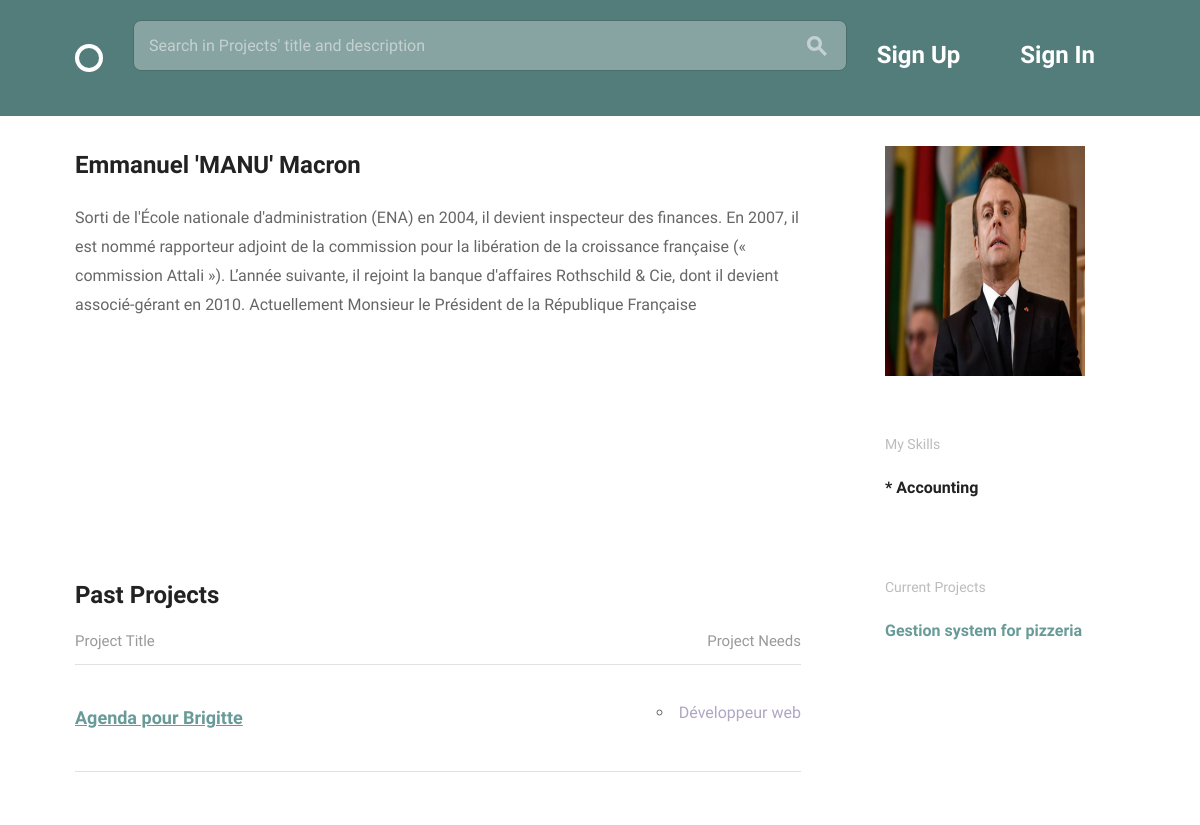
Page /teams/creator_profile/4/ on the committed database.
### teams/models.py (models this page shows, shortened)
class Profile(models.Model):
    user = models.OneToOneField(User, on_delete=models.CASCADE, unique=True)
    fullname = models.CharField(max_length=200, null=True)
    bio = models.TextField(max_length=700, blank=True)
    avatar = models.ImageField(upload_to='images/', null=True, blank=True)
    skills = models.ManyToManyField('Skill', blank=True)

class Skill(models.Model):
    skill_name = models.CharField(max_length=20, blank=False)
    def __str__(self):
        return self.skill_name

class Project(models.Model):
    creator = models.ForeignKey('Profile', on_delete=models.CASCADE)
    title = models.CharField(max_length=150, null=False, unique=True)
    description = models.TextField(max_length=700, blank=True)
    timeline = models.CharField(max_length=25, null=False)
    requirements = models.TextField(max_length=300, null=False)
    finished = models.BooleanField(default=False)

class Position(models.Model):
    name = models.CharField(max_length=150, blank=False)
    description = models.CharField(max_length=400, blank=False)
    related_skill = models.ForeignKey('Skill', on_delete=models.CASCADE)
    available = models.BooleanField(default=True)
    project = models.ForeignKey('Project', on_delete=models.CASCADE)

### teams/views.py (the view)
# urls.py: url(r'^creator_profile/(?P<pk>\d+)/$', views.creator_profile,
def creator_profile(request, pk):
    profile = get_object_or_404(models.Profile, pk=pk)
    positions = models.Position.objects.filter(
        project_id__creator=profile.id).order_by('name')
    old_projects = models.Project.objects.only(
        'creator', 'finished').filter(
        creator=profile.id, finished=True).order_by('title')
    current_projects = models.Project.objects.only(
        'creator', 'finished').filter(
        creator=profile.id, finished=False).order_by('title')
    return render(request, 'profile.html', {
        'profile': profile, 'old_projects': old_projects,
        'positions': positions, 'current_projects': current_projects}
    )

### teams/templates/profile.html (shortened to what this page needs)
{% extends "layout.html" %}
{% load static %}
{% block content %}
<div class="bounds circle--page">
  <div class="grid-70">
    <h2>{{ profile.fullname }}</h2>
    <div class="circle--article--body">
      <p>{{ profile.bio }}</p>
    </div>
  </div>
  <div class="grid-25 grid-push-5">
    <div class="circle--secondary--module">
      {% if profile.avatar != '' %}
        <img  src="{{ profile.avatar.url }}" width="200" height="230">
      {% else %}
        <p>Upload profile pic</p>
      {% endif %}
    </div>
    <div class="circle--secondary--module">
      <h2>My Skills</h2>
        <ul class="unloaded">
            {% for skill in profile.skills.all|dictsort:"skill_name" %}
            <li><h4>* {{ skill }}</h4></li>
            {% endfor %}
        </ul>
    </div>
  </div>
  <div class="grid-70">
    <h2>Past Projects</h2>
    <table class="circle--table u-full-width">
      <thead>
        <tr>
          <th>Project Title</th>
          <th class="circle--cell--right align-right">Project Needs</th>
        </tr>
      </thead>
      <tbody>
        {% for project in old_projects %}
        <tr>
          <td class="clickable-row">
            <a href="{% url 'teams:project_details' pk=project.id %}">
            <h3>{{ project.title }}</h3>
            </a>
          </td>
          <td class="circle--cell--right align-right">
            {% for position in positions %}
              <ul>
              {% if position.project_id == project.id %}
                <li><span class="secondary-label">{{ position.name }}</span></li>
              </ul>
              {% endif %}
            {% endfor %}
          </td>
        </tr>
        {% endfor %}
      </tbody>
    </table>
  </div>
  <div class="grid-25 grid-push-5">
    <div class="circle--secondary--module">
      <h4>Current Projects</h4>
        <ul class="circle--link--list">
          {% for proj in current_projects %}
          <li><b>
            <a href="{% url 'teams:project_details' pk=proj.id %}">
            {{ proj.title }}
            </a></b>
          </li>
          {% endfor %}
        </ul>
    </div>
  </div>
</div>
{% endblock %}

### assets/css/global.css (style rules this page uses)
html { font-family: sans-serif; -ms-text-size-adjust: 100%; -webkit-text-size-adjust: 100%; }
body { margin: 0; }
a { background-color: transparent; }
b, strong { font-weight: bold; }
img { border: 0; }
table { border-collapse: collapse; border-spacing: 0; }
td, th { padding: 0; }
html { font-size: 62.5%; }
body { font-size: 1.5em; line-height: 1.6; font-weight: 400; font-family: "Cousine"; color: #666; }
.bounds { max-width: 1080px; margin: 0 auto; }
.grid, .grid-5, .grid-10, .grid-15, .grid-20, .grid-25, .grid-30, .grid-33, .grid-35, .grid-40, .grid-45, .grid-50, .grid-55, .grid-60, .grid-65, .grid-66, .grid-70, .grid-75, .grid-80, .grid-90, .grid-95, .grid-100 { float: left; box-sizing: border-box; position: relative; }
.grid-push-5 { left: 5%; }
.grid-25 { width: 25%; padding: 0 15px; }
.grid-70 { width: 70%; padding: 0 15px; }
h1, h2, h3, h4, h5, h6 { margin-top: 0; margin-bottom: 2rem; font-weight: bold; font-family: "Work Sans", sans-serif; color: #222; }
h2 { font-size: 2.4rem; }
h3 { font-size: 1.8rem; }
h4 { font-size: 1.6rem; }
@media (min-width: 550px) { h2 { font-size: 2.4rem; } }
@media (min-width: 550px) { h3 { font-size: 1.8rem; } }
@media (min-width: 550px) { h4 { font-size: 1.6rem; } }
p { margin-top: 0; font-size: 1.6rem; }
a { color: #689b98; -webkit-transition: color 0.2s; -moz-transition: color 0.2s; -ms-transition: color 0.2s; -o-transition: color 0.2s; transition: color 0.2s; }
ul { list-style: circle inside; }
ul { padding-left: 0; margin-top: 0; }
ul ul, ul ol { margin: 1.5rem 0 1.5rem 3rem; font-size: 90%; }
li { margin-bottom: 1rem; font-size: 1.6rem; }
th, td { padding: 15px; text-align: left; border-bottom: 1px solid #e1e1e1; }
th:first-child, td:first-child { padding-left: 0; }
th:last-child, td:last-child { padding-right: 0; }
th { color: #999; font-weight: normal; }
pre, blockquote, dl, figure, table, p, ul, ol, form { margin-bottom: 2.5rem; }
.unloaded { list-style: none; }
.align-right { text-align: right; }
.secondary-label { color: #b1a5c4; }
.circle--link--list { list-style-type: none; }
.circle--link--list a { text-decoration: none; }
.circle--table { width: 100%; }
.circle--table h1, .circle--table h2, .circle--table h3, .circle--table h4, .circle--table h5, .circle--table h6 { margin: 0; }
.circle--table th, .circle--table td { line-height: 1; }
.circle--table th { padding: 0 0 15px 0; }
.circle--table td { padding: 25px 0; }
.clickable-row h3 { color: #689b98; }
.circle--secondary--module { margin-bottom: 50px; }
.circle--secondary--module:before, .circle--secondary--module:after { content: " "; display: table; }
.circle--secondary--module:after { clear: both; }
.circle--secondary--module > h1, .circle--secondary--module > h2, .circle--secondary--module > h3, .circle--secondary--module > h4, .circle--secondary--module > h5, .circle--secondary--module > h6 { font-family: "Cousine"; color: rgba(34, 34, 34, 0.3); font-size: 1.4rem; font-weight: normal; }
.circle--page { margin-bottom: 100px; }
.circle--page:before, .circle--page:after { content: " "; display: table; }
.circle--page:after { clear: both; }
.circle--article--body { line-height: 1.8; margin-bottom: 50px; }

### rows in the picture
Profile: fullname "Emmanuel 'MANU' Macron", bio "Sorti de l'École nationale d'administration (ENA) en 2004, il devient inspecteur des finances. En 2007, il est nommé rapporteur adjoint de la commission pour la libération de la croissance française (« commission Attali »). L’année suivante, il rejoint la banque d'affaires Rothschild & Cie, dont il devient associé-gérant en 2010. Actuellement Monsieur le Président de la République Française", avatar (picture)
Skill: skill_name "Accounting"
Project: title "Agenda pour Brigitte"
Position: name "Développeur web"
Project: title "Gestion system for pizzeria"
